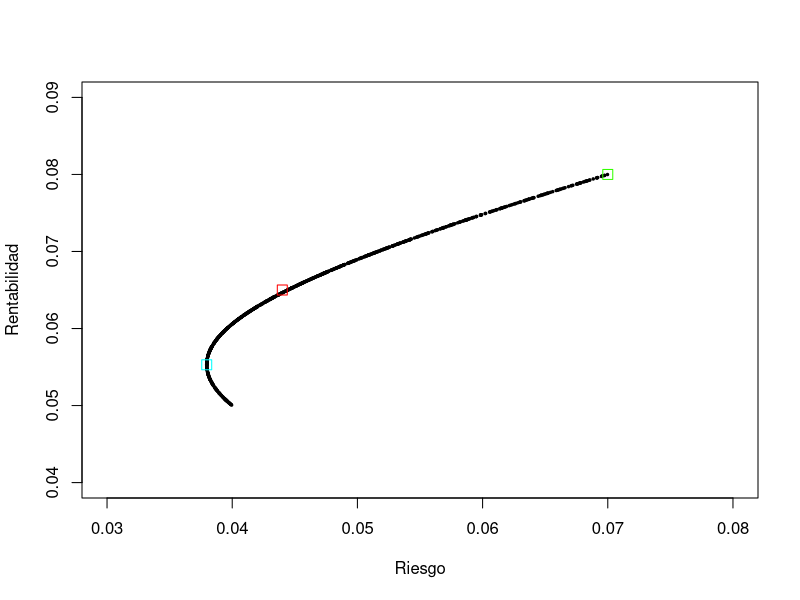

The R source for this figure:
# 2.4. Simular 1000 portafolios con los datos ofrecidos y presentar resultados 
# en gráfica.

mu_1 <- 0.08
mu_2 <- 0.05
s_1 <- 0.07
s_2 <- 0.04
s_12 <- 0.25

A <- matrix(runif(2000,min = 0,max = 10),ncol = 2);A
W = A/rowSums(A);W

# A) Retorno esperado del portafolio 

mu.R <- mu_1*W[,1]+mu_2*W[,2];mu.R

# B) Riesgo del retorno

var_R <- function(rho){
  return(matrix(c(s_1^2,rho*s_1*s_2,rho*s_1*s_2,s_2^2),2))
}

risk <- c()

for(i in 1:1000){
  risk[i] <- sqrt(W[i,]%*%var_R(0.25)%*%t(W)[,i])
}

plot(NULL,xlim = c(0.03,0.08),ylim = c(0.04,0.09),xlab = "Riesgo", ylab = "Rentabilidad")
points(risk,mu.R,pch = 20,cex = 0.5)

# Ejercicio 2.1
Mu.R <- 0.065
M.risk <- 0.044
points(M.risk,Mu.R,pch = 22,col = "#FF0000",cex = 1.5)

# Ejercicio 2.2
points(s_1,mu_1,pch = 22,col = "#33FF00",cex = 1.5)

# Ejercicio 2.3
w.opt <- (s_2^2-s_12*s_1*s_2)/(s_1^2+s_2^2-2*s_12*s_1*s_2)
mu.rop <- mu_1*w.opt+mu_2*(1-w.opt);mu.rop
w.o <- matrix(c(w.opt,1-w.opt),1);w.o
sigma.R <- sqrt(w.o%*%var_R(0.25)%*%t(w.o));sigma.R
points(sigma.R,mu.rop,pch = 22,col = "#00FFFF",cex = 1.5)

